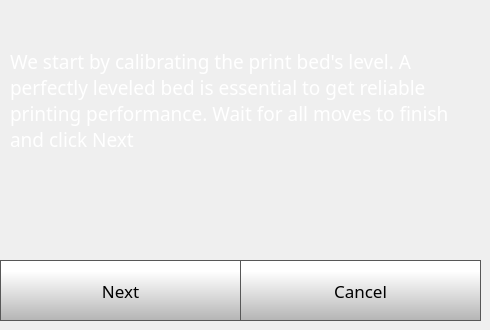
    <widget class="QWidget" name="quickStep1Page">
     <widget class="QLabel" name="calibrateLabel_6">
      <property name="geometry">
       <rect>
        <x>10</x>
        <y>10</y>
        <width>461</width>
        <height>181</height>
       </rect>
      </property>
      <property name="font">
       <font>
        <family>Gotham</family>
        <pointsize>14</pointsize>
        <weight>50</weight>
        <bold>false</bold>
       </font>
      </property>
      <property name="styleSheet">
       <string notr="true">color: rgb(255, 255, 255);</string>
      </property>
      <property name="text">
       <string>We start by calibrating the print bed's level. A perfectly leveled bed is essential to get reliable printing performance. Wait for all moves to finish and click Next</string>
      </property>
      <property name="wordWrap">
       <bool>true</bool>
      </property>
     </widget>
     <widget class="QPushButton" name="quickStep1NextButton">
      <property name="geometry">
       <rect>
        <x>0</x>
        <y>260</y>
        <width>241</width>
        <height>61</height>
       </rect>
      </property>
      <property name="font">
       <font>
        <family>Gotham</family>
        <pointsize>13</pointsize>
       </font>
      </property>
      <property name="styleSheet">
       <string notr="true">QPushButton {
     border: 1px solid rgb(87, 87, 87);
	background-color: qlineargradient(spread:pad, x1:0, y1:1, x2:0, y2:0.188, stop:0 rgba(180, 180, 180, 255), stop:1 rgba(255, 255, 255, 255));


}

QPushButton:pressed {
    background-color: qlineargradient(x1: 0, y1: 0, x2: 0, y2: 1,
                                      stop: 0 #dadbde, stop: 1 #f6f7fa);
}

QPushButton:flat {
    border: none; /* no border for a flat push button */
}

QPushButton:default {
    border-color: navy; /* make the default button prominent */
}

QPushButton:focus {
	outline: none;
}</string>
      </property>
      <property name="text">
       <string>Next</string>
      </property>
      <property name="iconSize">
       <size>
        <width>40</width>
        <height>40</height>
       </size>
      </property>
     </widget>
     <widget class="QPushButton" name="quickStep1CancelButton">
      <property name="geometry">
       <rect>
        <x>240</x>
        <y>260</y>
        <width>241</width>
        <height>61</height>
       </rect>
      </property>
      <property name="font">
       <font>
        <family>Gotham</family>
        <pointsize>13</pointsize>
       </font>
      </property>
      <property name="styleSheet">
       <string notr="true">QPushButton {
     border: 1px solid rgb(87, 87, 87);
	background-color: qlineargradient(spread:pad, x1:0, y1:1, x2:0, y2:0.188, stop:0 rgba(180, 180, 180, 255), stop:1 rgba(255, 255, 255, 255));


}

QPushButton:pressed {
    background-color: qlineargradient(x1: 0, y1: 0, x2: 0, y2: 1,
                                      stop: 0 #dadbde, stop: 1 #f6f7fa);
}

QPushButton:flat {
    border: none; /* no border for a flat push button */
}

QPushButton:default {
    border-color: navy; /* make the default button prominent */
}

QPushButton:focus {
	outline: none;
}</string>
      </property>
      <property name="text">
       <string>Cancel</string>
      </property>
      <property name="iconSize">
       <size>
        <width>40</width>
        <height>40</height>
       </size>
      </property>
     </widget>
     <widget class="QLabel" name="printPreviewSelected_3">
      <property name="geometry">
       <rect>
        <x>160</x>
        <y>110</y>
        <width>150</width>
        <height>150</height>
       </rect>
      </property>
      <property name="styleSheet">
       <string notr="true">background-color: rgba(255, 255, 255, 0);</string>
      </property>
      <property name="text">
       <string/>
      </property>
      <property name="scaledContents">
       <bool>true</bool>
      </property>
     </widget>
    </widget>
